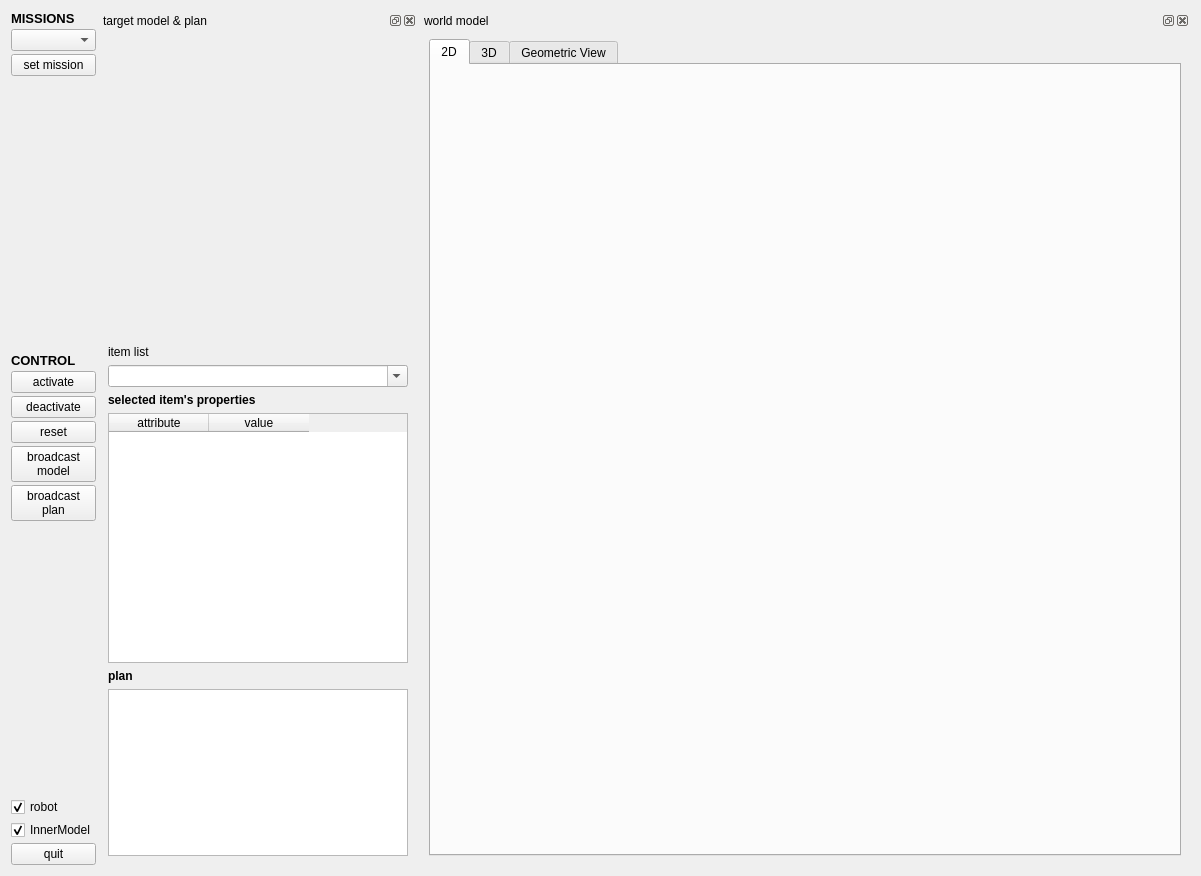
<?xml version="1.0" encoding="UTF-8"?>
<ui version="4.0">
 <class>guiDlg</class>
 <widget class="QWidget" name="guiDlg">
  <property name="geometry">
   <rect>
    <x>0</x>
    <y>0</y>
    <width>1201</width>
    <height>876</height>
   </rect>
  </property>
  <property name="windowTitle">
   <string>AGM mission controller</string>
  </property>
  <layout class="QVBoxLayout" name="verticalLayout_6">
   <item>
    <layout class="QHBoxLayout" name="horizontalLayout_3" stretch="0,0,0">
     <property name="spacing">
      <number>3</number>
     </property>
     <item>
      <layout class="QVBoxLayout" name="verticalLayout">
       <item>
        <widget class="QLabel" name="label">
         <property name="text">
          <string>&lt;html&gt;&lt;head/&gt;&lt;body&gt;&lt;p&gt;&lt;span style=&quot; font-size:10pt; font-weight:600;&quot;&gt;MISSIONS&lt;/span&gt;&lt;/p&gt;&lt;/body&gt;&lt;/html&gt;</string>
         </property>
        </widget>
       </item>
       <item>
        <widget class="QComboBox" name="missions"/>
       </item>
       <item>
        <widget class="QPushButton" name="setMissionButton">
         <property name="text">
          <string>set mission</string>
         </property>
        </widget>
       </item>
       <item>
        <spacer name="verticalSpacer">
         <property name="orientation">
          <enum>Qt::Vertical</enum>
         </property>
         <property name="sizeHint" stdset="0">
          <size>
           <width>20</width>
           <height>40</height>
          </size>
         </property>
        </spacer>
       </item>
       <item>
        <widget class="QLabel" name="label_2">
         <property name="font">
          <font>
           <pointsize>10</pointsize>
           <weight>75</weight>
           <bold>true</bold>
          </font>
         </property>
         <property name="text">
          <string>CONTROL</string>
         </property>
        </widget>
       </item>
       <item>
        <widget class="QPushButton" name="activateButton">
         <property name="text">
          <string>activate</string>
         </property>
        </widget>
       </item>
       <item>
        <widget class="QPushButton" name="deactivateButton">
         <property name="text">
          <string>deactivate</string>
         </property>
        </widget>
       </item>
       <item>
        <widget class="QPushButton" name="resetButton">
         <property name="text">
          <string>reset</string>
         </property>
        </widget>
       </item>
       <item>
        <widget class="QPushButton" name="broadcastModelButton">
         <property name="text">
          <string>broadcast
model</string>
         </property>
        </widget>
       </item>
       <item>
        <widget class="QPushButton" name="broadcastPlanButton">
         <property name="text">
          <string>broadcast
plan</string>
         </property>
        </widget>
       </item>
       <item>
        <spacer name="verticalSpacer_2">
         <property name="orientation">
          <enum>Qt::Vertical</enum>
         </property>
         <property name="sizeHint" stdset="0">
          <size>
           <width>20</width>
           <height>40</height>
          </size>
         </property>
        </spacer>
       </item>
       <item>
        <widget class="QCheckBox" name="robotCheck">
         <property name="enabled">
          <bool>true</bool>
         </property>
         <property name="text">
          <string>robot</string>
         </property>
         <property name="checked">
          <bool>true</bool>
         </property>
        </widget>
       </item>
       <item>
        <widget class="QCheckBox" name="imCheck">
         <property name="text">
          <string>InnerModel</string>
         </property>
         <property name="checked">
          <bool>true</bool>
         </property>
        </widget>
       </item>
       <item>
        <widget class="QPushButton" name="quitButton">
         <property name="text">
          <string>quit</string>
         </property>
        </widget>
       </item>
      </layout>
     </item>
     <item>
      <widget class="QDockWidget" name="dockWidget_2">
       <property name="sizePolicy">
        <sizepolicy hsizetype="Preferred" vsizetype="Preferred">
         <horstretch>0</horstretch>
         <verstretch>0</verstretch>
        </sizepolicy>
       </property>
       <property name="windowTitle">
        <string>target model &amp; plan</string>
       </property>
       <widget class="QWidget" name="dockWidgetContents_2">
        <layout class="QVBoxLayout" name="verticalLayout_2">
         <item>
          <widget class="QWidget" name="targetWidget" native="true">
           <property name="sizePolicy">
            <sizepolicy hsizetype="Expanding" vsizetype="Expanding">
             <horstretch>1</horstretch>
             <verstretch>1</verstretch>
            </sizepolicy>
           </property>
           <property name="minimumSize">
            <size>
             <width>300</width>
             <height>300</height>
            </size>
           </property>
           <property name="maximumSize">
            <size>
             <width>400</width>
             <height>16777215</height>
            </size>
           </property>
          </widget>
         </item>
         <item>
          <widget class="QLabel" name="label_4">
           <property name="text">
            <string>item list</string>
           </property>
          </widget>
         </item>
         <item>
          <widget class="QComboBox" name="itemList">
           <property name="editable">
            <bool>true</bool>
           </property>
           <property name="currentIndex">
            <number>-1</number>
           </property>
           <property name="insertPolicy">
            <enum>QComboBox::NoInsert</enum>
           </property>
          </widget>
         </item>
         <item>
          <widget class="QLabel" name="label_5">
           <property name="sizePolicy">
            <sizepolicy hsizetype="Expanding" vsizetype="Preferred">
             <horstretch>0</horstretch>
             <verstretch>0</verstretch>
            </sizepolicy>
           </property>
           <property name="font">
            <font>
             <weight>75</weight>
             <bold>true</bold>
            </font>
           </property>
           <property name="text">
            <string>selected item's properties</string>
           </property>
          </widget>
         </item>
         <item>
          <widget class="QTableWidget" name="tableWidget">
           <property name="sizePolicy">
            <sizepolicy hsizetype="Expanding" vsizetype="MinimumExpanding">
             <horstretch>15</horstretch>
             <verstretch>2</verstretch>
            </sizepolicy>
           </property>
           <property name="minimumSize">
            <size>
             <width>300</width>
             <height>250</height>
            </size>
           </property>
           <property name="maximumSize">
            <size>
             <width>1000</width>
             <height>16777215</height>
            </size>
           </property>
           <column>
            <property name="text">
             <string>attribute</string>
            </property>
           </column>
           <column>
            <property name="text">
             <string>value</string>
            </property>
           </column>
          </widget>
         </item>
         <item>
          <widget class="QLabel" name="label_3">
           <property name="sizePolicy">
            <sizepolicy hsizetype="Expanding" vsizetype="Preferred">
             <horstretch>1</horstretch>
             <verstretch>0</verstretch>
            </sizepolicy>
           </property>
           <property name="maximumSize">
            <size>
             <width>700</width>
             <height>16777215</height>
            </size>
           </property>
           <property name="font">
            <font>
             <weight>75</weight>
             <bold>true</bold>
            </font>
           </property>
           <property name="text">
            <string>plan</string>
           </property>
          </widget>
         </item>
         <item>
          <widget class="QTextEdit" name="planText">
           <property name="sizePolicy">
            <sizepolicy hsizetype="Expanding" vsizetype="Expanding">
             <horstretch>1</horstretch>
             <verstretch>4</verstretch>
            </sizepolicy>
           </property>
           <property name="maximumSize">
            <size>
             <width>400</width>
             <height>16777215</height>
            </size>
           </property>
           <property name="undoRedoEnabled">
            <bool>false</bool>
           </property>
           <property name="lineWrapMode">
            <enum>QTextEdit::NoWrap</enum>
           </property>
           <property name="readOnly">
            <bool>true</bool>
           </property>
          </widget>
         </item>
        </layout>
       </widget>
      </widget>
     </item>
     <item>
      <widget class="QDockWidget" name="dockWidget">
       <property name="sizePolicy">
        <sizepolicy hsizetype="Expanding" vsizetype="Preferred">
         <horstretch>10</horstretch>
         <verstretch>0</verstretch>
        </sizepolicy>
       </property>
       <property name="minimumSize">
        <size>
         <width>740</width>
         <height>741</height>
        </size>
       </property>
       <property name="windowTitle">
        <string>world model</string>
       </property>
       <widget class="QWidget" name="dockWidgetContents">
        <layout class="QVBoxLayout" name="verticalLayout_3">
         <item>
          <widget class="QTabWidget" name="tabWidget">
           <property name="currentIndex">
            <number>0</number>
           </property>
           <property name="movable">
            <bool>false</bool>
           </property>
           <widget class="QWidget" name="tab">
            <attribute name="title">
             <string>2D</string>
            </attribute>
            <layout class="QHBoxLayout" name="horizontalLayout">
             <item>
              <widget class="QWidget" name="modelWidget" native="true">
               <property name="sizePolicy">
                <sizepolicy hsizetype="MinimumExpanding" vsizetype="MinimumExpanding">
                 <horstretch>15</horstretch>
                 <verstretch>15</verstretch>
                </sizepolicy>
               </property>
               <property name="minimumSize">
                <size>
                 <width>700</width>
                 <height>400</height>
                </size>
               </property>
              </widget>
             </item>
            </layout>
           </widget>
           <widget class="QWidget" name="tab_2">
            <attribute name="title">
             <string>3D</string>
            </attribute>
            <layout class="QVBoxLayout" name="verticalLayout_4">
             <item>
              <widget class="QWidget" name="widget3D" native="true"/>
             </item>
            </layout>
           </widget>
           <widget class="QWidget" name="tab_3">
            <attribute name="title">
             <string>Geometric View</string>
            </attribute>
            <layout class="QGridLayout" name="gridLayout">
             <item row="0" column="0">
              <widget class="QWidget" name="inner3D" native="true"/>
             </item>
            </layout>
           </widget>
          </widget>
         </item>
        </layout>
       </widget>
      </widget>
     </item>
    </layout>
   </item>
  </layout>
 </widget>
 <resources/>
 <connections/>
</ui>
